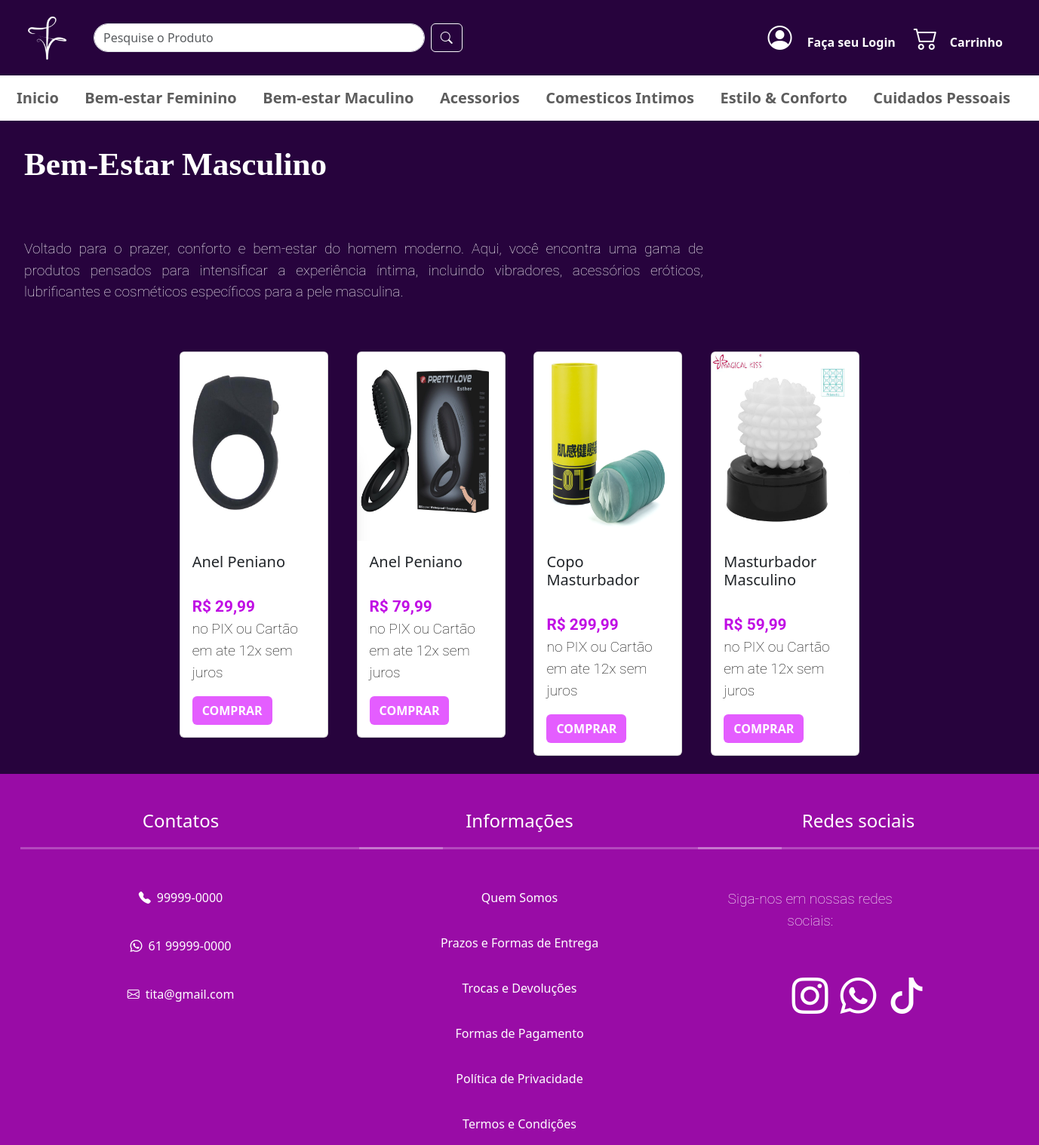
Screenshot of /categoria/bemestarmasculino/ with the database file from the repository.
### produto/models.py (models this page shows, shortened)
class Produto(models.Model):
    name = models.CharField(max_length=200)
    brand = models.ForeignKey(Brand, on_delete=models.PROTECT, related_name='brand_product')
    category = models.ForeignKey(Category, on_delete=models.PROTECT, related_name='category_product')
    image = models.ImageField(upload_to= 'produtos/')
    description = models.TextField(blank=True, null=True)
    serie_number = models.CharField(max_length=100, blank=True, null=True)
    cost_price = models.DecimalField(max_digits=20, decimal_places=2)
    selling_price = models.DecimalField(max_digits=20, decimal_places=2)
    quantity = models.IntegerField(default=0)
    created_at = models.DateTimeField(auto_now_add=True)
    updated_at = models.DateTimeField(auto_now=True)
    class Meta:
        ordering = ['name']

### categoria/views.py (the view)
# urls.py: path('categoria/bemestarmasculino/', categoria_views.MasculinoListView.as_view(), name='masculino_list'),
class MasculinoListView(ListView):
   model = Produto
   template_name = '_masculino.html'
   context_object_name = 'masculino'
   def get_queryset(self):
     categorias = Category.objects.filter(name__in=["Masturbadores", "peniano"])  # Lista de categorias
     return Produto.objects.filter(category__in=categorias)

### categoria/templates/_masculino.html (shortened to what this page needs)
{% extends 'base.html' %}
{% block content %}
{% load static %}
<h1>Bem-Estar Masculino</h1>
<p style="text-align: justify;"> Voltado para o prazer, conforto e bem-estar do homem moderno. Aqui, você encontra uma gama de produtos pensados para intensificar a
  experiência íntima, incluindo vibradores, acessórios eróticos, lubrificantes e cosméticos específicos para a pele masculina. </p>
<div class="container-fluid mt-4 px-5">
    <div class="row justify-content-center" >
      {% for produto in masculino %}
        <div class="col-md-5th p-2">
          <div class="card"  style="width: 90%; margin: 0 auto; display: flex; flex-wrap: wrap; margin-bottom: 1rem;">
            <img src="{{ produto.image.url }}" class="card-img-top" style="width: 100%;" alt="{{ produto.name }}">
            <div class="card-body">
              <h5 class="card-title ">{{ produto.name }}</h5>
              <p class="card-text" style=" padding: 0rem; color: black; width: 100%;" ><span style="font-weight: bold; font-size: 1.3rem; color:rgb(192, 13, 228) ;">R$ {{ produto.selling_price }}</span> no PIX  ou Cartão em ate 12x sem juros</p>
              <a href="{% url 'produto_detalhe' produto.id %}" class="btn text-white" style="background-color: rgb(228, 93, 255); font-weight: bold;">COMPRAR</a>
            </div>
          </div>
        </div>
      {% endfor %}
    </div>
  </div>
{% endblock %}

### static/style.css (style rules this page uses)
html, body { height: 100%; margin: 0; padding: 0; display: flex; flex-direction: column; }

### core/templates/base.html (style rules this page uses)
html, body { background-color: #27033D !important; }

### categoria/templates/_masculino.html (style rules this page uses)
.card-img-top { width: 300px; height: 250px; }
@media (min-width: 992px) { .col-md-5th { width: 18%; } }
.playfair-display ,h1 { font-family: "Playfair Display", serif; font-optical-sizing: auto; font-weight: 900; font-style: bold; font-size: 2.7rem; color: #fff; }
.roboto, p { font-family: "Roboto", serif; font-optical-sizing: auto; font-weight: 200; font-style: normal; font-variation-settings: "wdth" 100; font-size: 1.2rem; color: #fff; }
h1, p { padding: 2rem; }
p { width: 70%; }

### core/templates/components/_footer.html (style rules this page uses)
span { display: block; margin-top: 2rem; }
a { text-decoration: none; color: #fff; align-items: center; }

### rows the page displays
Produto: image (picture), name "Anel Peniano", selling_price "29,99"
Produto: image (picture), name "Anel Peniano", selling_price "79,99"
Produto: image (picture), name "Copo Masturbador", selling_price "299,99"
Produto: image (picture), name "Masturbador Masculino", selling_price "59,99"
